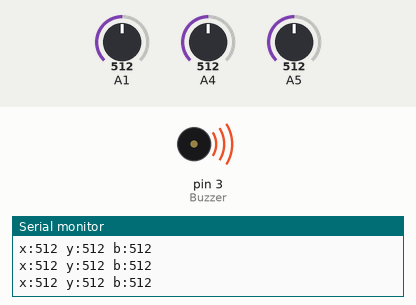
A sketch run on a simulated Arduino Uno, built with avr-gcc and run on an emulated ATmega328P. Parts: buzzer (waves = sounding), the last lines printed to the serial monitor. The inputs (shaded band) are chosen by the test bench; at power-on: A1 = 512, A4 = 512, A5 = 512.

Above: at 1.2 s.
1.3 s: A1 set to 987
4.3 s: A1 set to 1015
At 5.3 s:
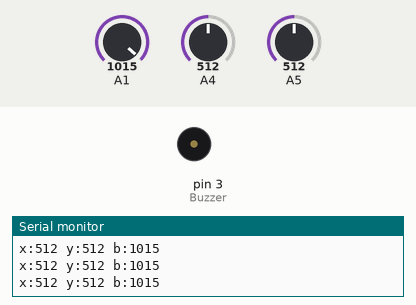
7.3 s: A4 set to 106
8.8 s: A4 set to 94
11.8 s: A5 set to 989
14.8 s: A5 set to 1017
Timing chart, 0 to 17.3 s (numbered marks = the images above; inputs shaded):
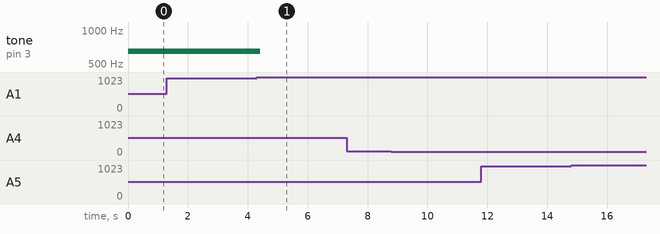

The sketch:

button_buzzer_analog3.ino
```cpp
int Buzzer = 3;
void setup() {
Serial.begin(9600);
pinMode(Buzzer, OUTPUT);
}

void loop() {
int value = analogRead(A1);
int knobX = analogRead(A5);
int knobY = analogRead(A4);

Serial.print("x:");
Serial.print(knobX);
Serial.print(" y:");
Serial.print(knobY);
Serial.print(" b:");
Serial.println(value);


if (value > 500 && value < 1000){
//  Serial.println("Play");
  digitalWrite(Buzzer,HIGH);
  tone(Buzzer,650);
  delay(200);
  noTone(Buzzer);
} else if (value < 500){
//  Serial.println("Erase");
  digitalWrite(Buzzer,LOW);
  tone(Buzzer,800);
  delay(200);
  noTone(Buzzer);
}


}
```

Measured:
- the behaviour switches between 999 and 1000 on A1 (found by bisection; images 0 and 1)
- after the input at 4.3 s, tone on pin 3 (Buzzer): 650 Hz → silent after 0.12 s
